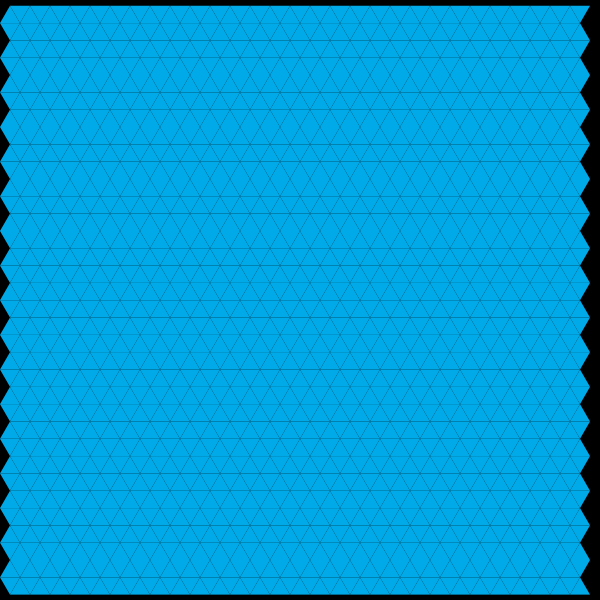
Frame 1 (no input)
Frame 60 (the mouse pressed at the canvas centre just before this capture): identical to frame 1, image omitted
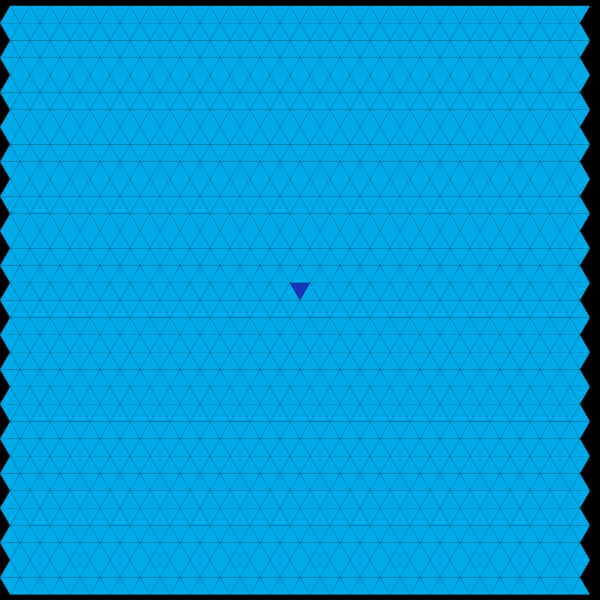
Frame 120 (the mouse held since frame 60 and released just before this capture)

The Processing sketch that drew these frames (run headless with seeded random() and noise(); from frame 60 on, the mouse is pressed at the canvas centre):

// Processing sketch: Greenberg_Hastings
// ── Greenberg_Hastings.pde
//Automata celular de greenber & Hastings
// programado por tomas de Camino tomas.decamino@gmail.com

float  x1, y1, x2, y2, x3, y3;
// contantes para triangulo equilatero
int a = 20;
float x = a/2;
float y = a * sqrt(3)/3 * sin(radians(30));
float h = a * sqrt(3)/3;
int twidth, theight;

//Celular space
int rows = 60;
int cols = 36;
int[][] space = new int[rows][cols]; 
int[][] spaceCopy = new int[rows][cols]; 


//color array logo ADC2
color[] mycolours = {
  color(0, 170, 232), 
  color(5, 111, 192), 
  color(23, 52, 186), 
  color(25, 25, 87), 
  color(120, 78, 156), 
  color(79, 61, 147), 
  color(52, 67, 150), 
  color(35, 24, 119), 
  color(191, 215, 65), 
  color(145, 198, 55), 
  color(59, 177, 66), 
  color(0, 141, 64), 
  color(254, 197, 11),
  color(254, 132, 29), 
  color(229, 83, 0), 
  color(223, 55, 23),
  color(255, 255, 255)
} ;

void setup(){
  int i,j;
  size(600,600);
  fill(255);
  twidth = int(width/x+2); 
  theight = int(height/h);
  space[rows /2][cols /2] = 0;


}

void draw(){
  frameRate(10);
  background(0);
  smooth();
  noStroke();
  for(int i = 1; i < rows -1; i++){
   for(int j = 1 ; j < cols - 1; j++){
     spaceCopy[i][j] = greenberg(i,j);
     fill(mycolours[spaceCopy[i][j]]);
     triangleCenter(i,j);
   }
  }
  for(int i = 0 ; i< rows; i++){
    for(int j = 0 ; j< cols; j++){
      space[i][j] = spaceCopy[i][j];
    }  
  }
  if(mousePressed){
    space[int(mouseX/x)][int(mouseY/(h+y))]=1;
  }
  if(keyPressed){
    for(int i = 0 ; i< rows; i++){
      for(int j = 0 ; j< cols; j++){
        space[i][j] = 0;
      }  
    }  
  }
}

void triangleCenter(int i, int j){
// funcion que construye un triangulo en posicion i,j
  boolean p = i % 2 == 0;
  boolean q = j % 2 == 0;
  float dx = i * x;
  float dy = j * (h+y);
  // operacion XOR
  if((p && q) || !(p || q)){
    triangle(dx + x, dy+y, dx-x, dy+y, dx, dy-h);
  } else {
    triangle(dx - x, dy-2*y, dx+x, dy-2*y, dx, dy+h-y);
  }
  
}

int greenberg(int i, int j){
// AC de greenberg y hastings
  int res;
  if(space[i][j] == 0){
    int total = space[i-1][j] + space[i][j-1] + space[i+1][j] + space[i][j+1];
    if(total > 1){ 
      res = 1;
    } else{
      res = 0;
    };
  } else {
      res = (space[i][j] + 1) % 17;
  }; 
  return res;
}
